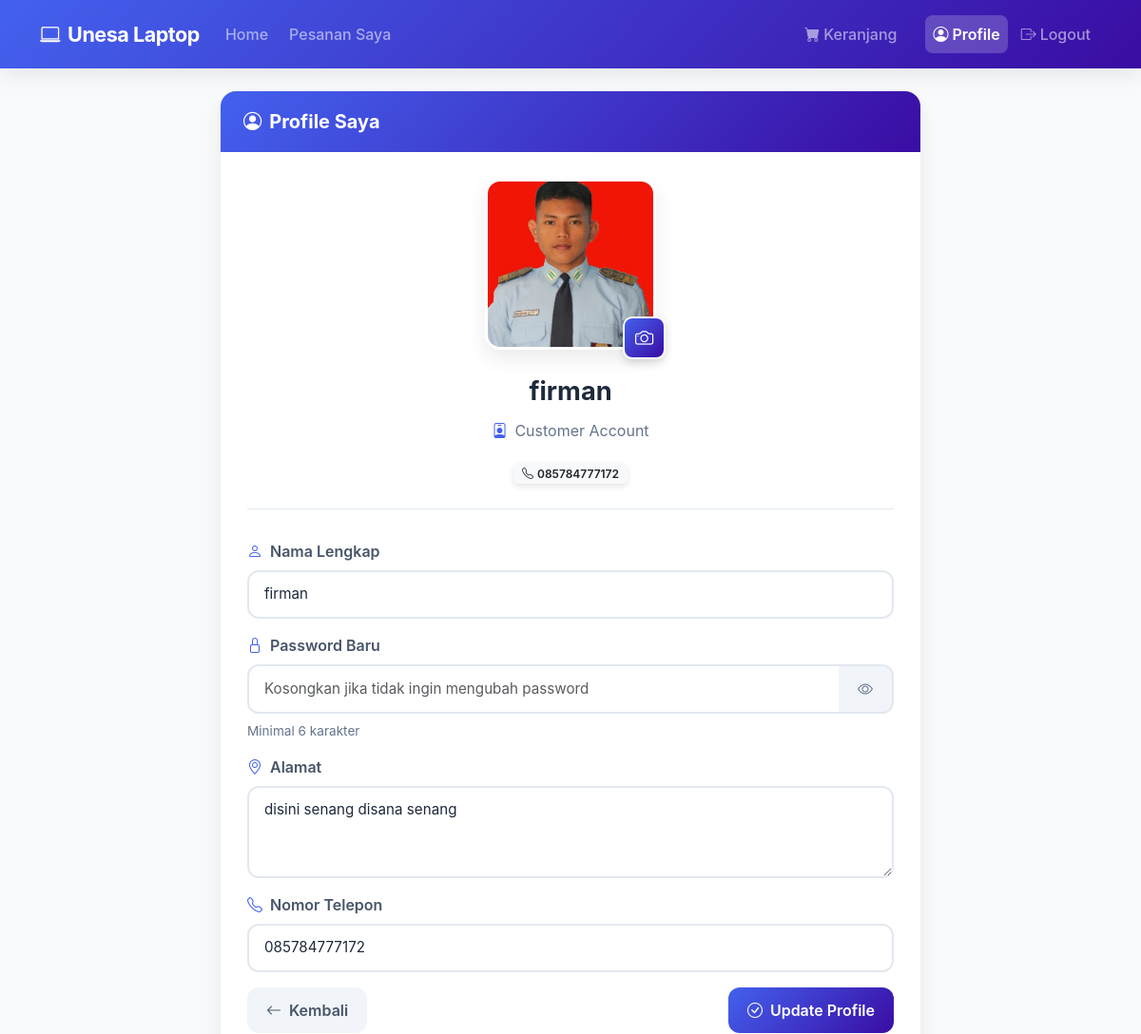
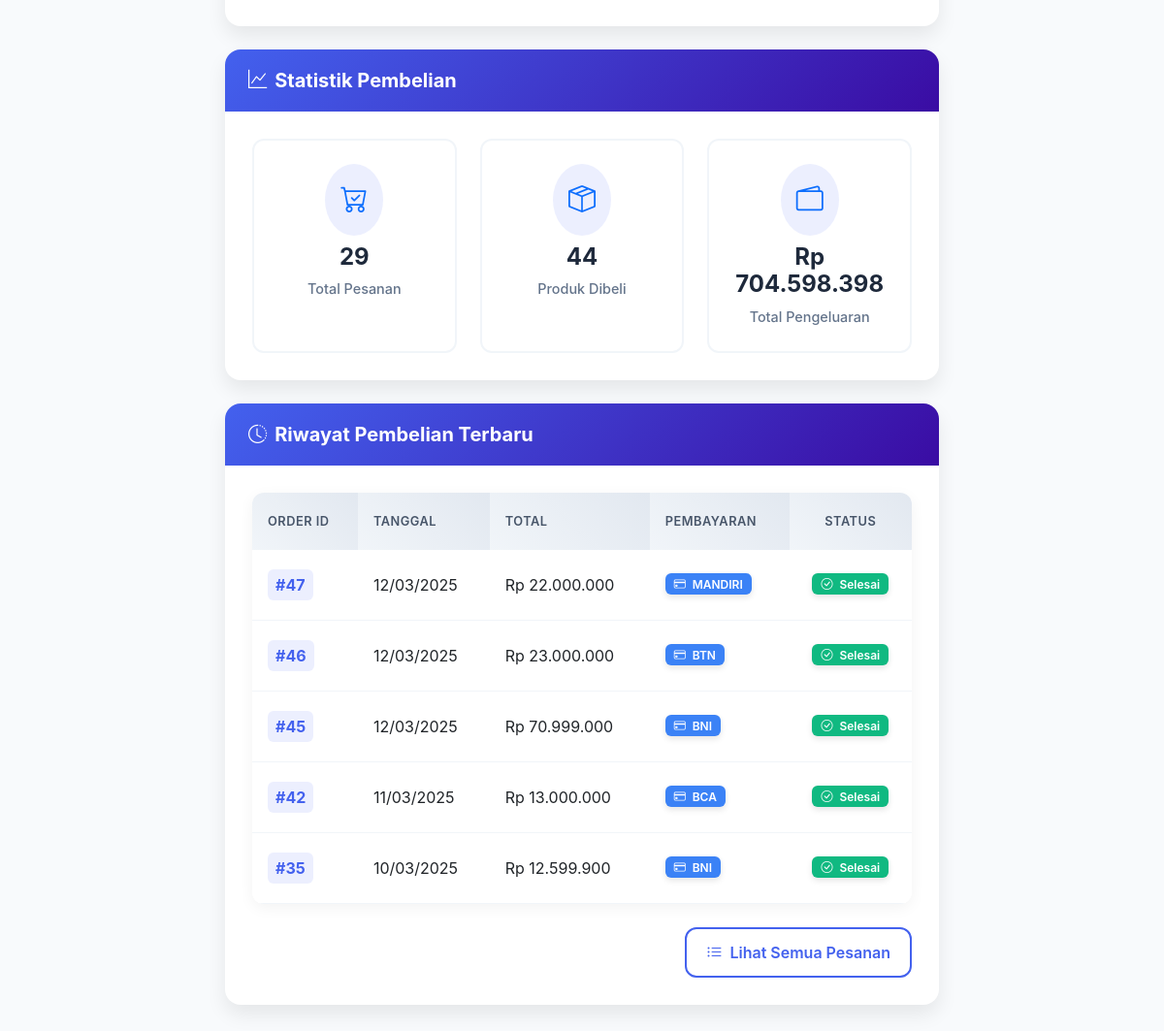
/user/profile.php (signed in), run on the app's committed database (2 pictures, top to bottom).
### tables this page shows
CREATE TABLE `tb_user` (
  `user_id` int(11) NOT NULL,
  `nama` varchar(255) NOT NULL,
  `password` varchar(255) NOT NULL,
  `alamat` longtext DEFAULT NULL,
  `telepon` varchar(15) DEFAULT NULL,
  `photo` varchar(255) DEFAULT NULL
);

CREATE TABLE `tb_pembelian` (
  `id_pembelian` int(11) NOT NULL,
  `user_id` int(11) DEFAULT NULL,
  `pembayaran_id` int(11) DEFAULT NULL,
  `tanggal` date NOT NULL,
  `bayar` decimal(10,2) DEFAULT NULL,
  `jumlah_pembayaran` decimal(10,2) DEFAULT NULL,
  `kembalian` decimal(10,2) DEFAULT NULL,
  `penjualan_id` int(11) DEFAULT NULL
);

CREATE TABLE `tb_pembayaran` (
  `pembayaran_id` int(11) NOT NULL,
  `jenis_pembayaran` varchar(255) NOT NULL
);

### config/koneksi.php (called while the page is built, shortened)
<?php
$host = 'localhost';
$username = 'root';
$password = '';
$database = 'toko_db';
$conn = mysqli_connect($host, $username, $password, $database);
function query($query) {
    global $conn;
    $result = mysqli_query($conn, $query);
    $rows = [];
    if ($result) {
        while ($row = mysqli_fetch_assoc($result)) {
            $rows[] = $row;
        }
    } else {
        error_log("Query error: " . mysqli_error($conn));
    }
    return $rows;
}
?>

### user/profile.php (the view, shortened to what this page needs)
<?php
require_once '../config/koneksi.php';
$user_id = $_SESSION['user_id'];
$user = query("SELECT * FROM tb_user WHERE user_id = $user_id")[0];
?>
<!DOCTYPE html>
<html lang="en">
<head>
    <link href="https://cdn.jsdelivr.net/npm/bootstrap@5.3.0/dist/css/bootstrap.min.css" rel="stylesheet">
    <link rel="stylesheet" href="https://cdn.jsdelivr.net/npm/bootstrap-icons@1.7.2/font/bootstrap-icons.css">
</head>
<body>
    <nav class="navbar navbar-expand-lg navbar-dark sticky-top">
        <div class="container">
            <a class="navbar-brand" href="index.php">
                <i class="bi bi-laptop me-2"></i>Unesa Laptop
            </a>
            <div class="collapse navbar-collapse" id="navbarNav">
                <ul class="navbar-nav me-auto">
                    <li class="nav-item">
                        <a class="nav-link" href="index.php">Home</a>
                    </li>
                    <li class="nav-item">
                        <a class="nav-link" href="orders.php">Pesanan Saya</a>
                    </li>
                </ul>
                <ul class="navbar-nav">
                    <li class="nav-item me-3">
                        <a class="nav-link" href="cart.php">
                            <i class="bi bi-cart-fill me-1"></i>Keranjang
                        </a>
                    </li>
                    <li class="nav-item">
                        <a class="nav-link active" href="profile.php">
                            <i class="bi bi-person-circle me-1"></i>Profile
                        </a>
                    </li>
                    <li class="nav-item">
                        <a class="nav-link" href="../auth/logout.php">
                            <i class="bi bi-box-arrow-right me-1"></i>Logout
                        </a>
                    </li>
                </ul>
            </div>
        </div>
    </nav>
    <div class="container my-4">
        <div class="row justify-content-center">
            <div class="col-md-8">
                <div class="card mb-4">
                    <div class="card-header d-flex justify-content-between align-items-center">
                        <h5 class="mb-0">
                            <i class="bi bi-person-circle me-2"></i>Profile Saya
                        </h5>
                    </div>
                    <div class="card-body">
                        <form action="" method="post" id="profileForm" enctype="multipart/form-data">
                            <div class="profile-section">
                                <div class="profile-photo-container">
                                    <img src="<?= !empty($user['photo']) ? '../' . $user['photo'] : '../assets/img/default-profile.png'; ?>"
                                         alt="Profile Photo" class="profile-photo" id="currentPhoto">
                                    <label for="profile_photo" class="photo-overlay" title="Change profile photo">
                                        <i class="bi bi-camera"></i>
                                    </label>
                                </div>
                                <div class="profile-info">
                                    <div class="profile-name"><?= htmlspecialchars($user['nama']); ?></div>
                                    <div class="profile-username">
                                        <i class="bi bi-person-badge"></i>Customer Account
                                    </div>
                                    <div class="profile-actions">
                                        <span class="badge bg-light text-dark">
                                            <i class="bi bi-telephone me-1"></i><?= htmlspecialchars($user['telepon']); ?>
                                        </span>
                                    </div>
                                </div>
                            </div>
                            <div class="mb-3">
                                <label for="nama" class="form-label">
                                    <i class="bi bi-person me-2"></i>Nama Lengkap
                                </label>
                                <input type="text" class="form-control" id="nama" name="nama"
                                       value="<?= htmlspecialchars($user['nama']); ?>" required>
                            </div>
                            <div class="mb-3">
                                <label for="password" class="form-label">
                                    <i class="bi bi-lock me-2"></i>Password Baru
                                </label>
                                <div class="input-group">
                                    <input type="password" class="form-control" id="password" name="password"
                                           placeholder="Kosongkan jika tidak ingin mengubah password">
                                    <button class="btn btn-outline-secondary" type="button" id="togglePassword">
                                        <i class="bi bi-eye"></i>
                                    </button>
                                </div>
                                <small class="text-muted">Minimal 6 karakter</small>
                            </div>
                            <div class="mb-3">
                                <label for="alamat" class="form-label">
                                    <i class="bi bi-geo-alt me-2"></i>Alamat
                                </label>
                                <textarea class="form-control" id="alamat" name="alamat"
                                          rows="3" required><?= htmlspecialchars($user['alamat']); ?></textarea>
                            </div>
                            <div class="mb-3">
                                <label for="telepon" class="form-label">
                                    <i class="bi bi-telephone me-2"></i>Nomor Telepon
                                </label>
                                <input type="tel" class="form-control" id="telepon" name="telepon"
                                       value="<?= htmlspecialchars($user['telepon']); ?>" required>
                            </div>
                            <div class="d-flex justify-content-between align-items-center">
                                <a href="index.php" class="btn btn-light">
                                    <i class="bi bi-arrow-left me-2"></i>Kembali
                                </a>
                                <button type="submit" name="update" class="btn btn-primary">
                                    <i class="bi bi-check-circle me-2"></i>Update Profile
                                </button>
                            </div>
                        </form>
                    </div>
                </div>
                <div class="card mb-4">
                    <div class="card-header">
                        <h5 class="mb-0">
                            <i class="bi bi-graph-up me-2"></i>Statistik Pembelian
                        </h5>
                    </div>
                    <div class="card-body">
                        <?php
                        $total_orders = query("SELECT COUNT(*) as total FROM tb_pembelian WHERE user_id = $user_id")[0]['total'];
                        $total_products = query("SELECT COALESCE(SUM(dp.jumlah), 0) as total
                                               FROM tb_pembelian p
                                               LEFT JOIN tb_detail_pembelian dp ON p.id_pembelian = dp.id_pembelian
                                               WHERE p.user_id = $user_id")[0]['total'];
                        $total_spent = query("SELECT COALESCE(SUM(jumlah_pembayaran), 0) as total
                                            FROM tb_pembelian
                                            WHERE user_id = $user_id")[0]['total'];
                        ?>
                        <div class="row g-4">
                            <div class="col-md-4">
                                <div class="stats-card">
                                    <i class="bi bi-cart-check fs-3 text-primary mb-2"></i>
                                    <h4><?= $total_orders; ?></h4>
                                    <p>Total Pesanan</p>
                                </div>
                            </div>
                            <div class="col-md-4">
                                <div class="stats-card">
                                    <i class="bi bi-box-seam fs-3 text-primary mb-2"></i>
                                    <h4><?= $total_products; ?></h4>
                                    <p>Produk Dibeli</p>
                                </div>
                            </div>
                            <div class="col-md-4">
                                <div class="stats-card">
                                    <i class="bi bi-wallet2 fs-3 text-primary mb-2"></i>
                                    <h4>Rp <?= number_format($total_spent, 0, ',', '.'); ?></h4>
                                    <p>Total Pengeluaran</p>
                                </div>
                            </div>
                        </div>
                    </div>
                </div>
                <div class="card">
                    <div class="card-header">
                        <h5 class="mb-0">
                            <i class="bi bi-clock-history me-2"></i>Riwayat Pembelian Terbaru
                        </h5>
                    </div>
                    <div class="card-body">
                        <?php
                        $recent_orders = query("SELECT p.*, pb.jenis_pembayaran
                                             FROM tb_pembelian p
                                             LEFT JOIN tb_pembayaran pb ON p.pembayaran_id = pb.pembayaran_id
                                             WHERE p.user_id = $user_id
                                             ORDER BY p.tanggal DESC LIMIT 5");
                        ?>
                        <?php if (empty($recent_orders)) : ?>
                            <div class="text-center py-4">
                                <i class="bi bi-bag-x fs-1 text-muted mb-3 d-block"></i>
                                <p class="text-muted mb-0">Belum ada riwayat pembelian</p>
                            </div>
                        <?php else : ?>
                            <div class="table-responsive">
                                <table class="table table-hover align-middle mb-0">
                                    <thead>
                                        <tr>
                                            <th>Order ID</th>
                                            <th>Tanggal</th>
                                            <th>Total</th>
                                            <th>Pembayaran</th>
                                            <th class="text-center">Status</th>
                                        </tr>
                                    </thead>
                                    <tbody>
                                        <?php foreach ($recent_orders as $order) : ?>
                                            <tr>
                                                <td>
                                                    <span class="order-id">
                                                        #<?= htmlspecialchars($order['id_pembelian']); ?>
                                                    </span>
                                                </td>
                                                <td><?= date('d/m/Y', strtotime($order['tanggal'])); ?></td>
                                                <td>Rp <?= number_format($order['jumlah_pembayaran'], 0, ',', '.'); ?></td>
                                                <td>
                                                    <span class="badge bg-info">
                                                        <i class="bi bi-credit-card me-1"></i>
                                                        <?= htmlspecialchars($order['jenis_pembayaran'] ?? 'Tidak Diketahui'); ?>
                                                    </span>
                                                </td>
                                                <td class="text-center">
                                                    <?php
                                                    $status = $order['status'] ?? 'Selesai';
                                                    $statusClass = 'success';
                                                    $statusIcon = 'check-circle';
                                                    switch(strtolower($status)) {
                                                        default:
                                                            $statusClass = 'success';
                                                            $statusIcon = 'check-circle';
                                                    }
                                                    ?>
                                                    <span class="badge bg-<?= $statusClass ?>">
                                                        <i class="bi bi-<?= $statusIcon ?> me-1"></i>
                                                        <?= htmlspecialchars($status); ?>
                                                    </span>
                                                </td>
                                            </tr>
                                        <?php endforeach; ?>
                                    </tbody>
                                </table>
                            </div>
                            <?php if (count($recent_orders) >= 5) : ?>
                                <div class="text-end mt-4">
                                    <a href="orders.php" class="btn btn-outline-primary">
                                        <i class="bi bi-list-ul me-2"></i>Lihat Semua Pesanan
                                    </a>
                                </div>
                            <?php endif; ?>
                        <?php endif; ?>
                    </div>
                </div>
            </div>
        </div>
    </div>
</body>
</html>

### data on the page
tb_user: photo (picture), nama "firman", telepon "085784777172", alamat "disini senang disana senang"
tb_pembelian: id_pembelian "47", tanggal "12/03/2025", jumlah_pembayaran "22.000.000", pembayaran.jenis_pembayaran "MANDIRI", status "Selesai"
tb_pembelian: id_pembelian "46", tanggal "12/03/2025", jumlah_pembayaran "23.000.000", pembayaran.jenis_pembayaran "BTN", status "Selesai"
tb_pembelian: id_pembelian "45", tanggal "12/03/2025", jumlah_pembayaran "70.999.000", pembayaran.jenis_pembayaran "BNI", status "Selesai"
tb_pembelian: id_pembelian "42", tanggal "11/03/2025", jumlah_pembayaran "13.000.000", pembayaran.jenis_pembayaran "BCA", status "Selesai"
tb_pembelian: id_pembelian "35", tanggal "10/03/2025", jumlah_pembayaran "12.599.900", pembayaran.jenis_pembayaran "BNI", status "Selesai"

### other printed values
$total_orders "29"
$total_products "44"
$total_spent "704.598.398"
